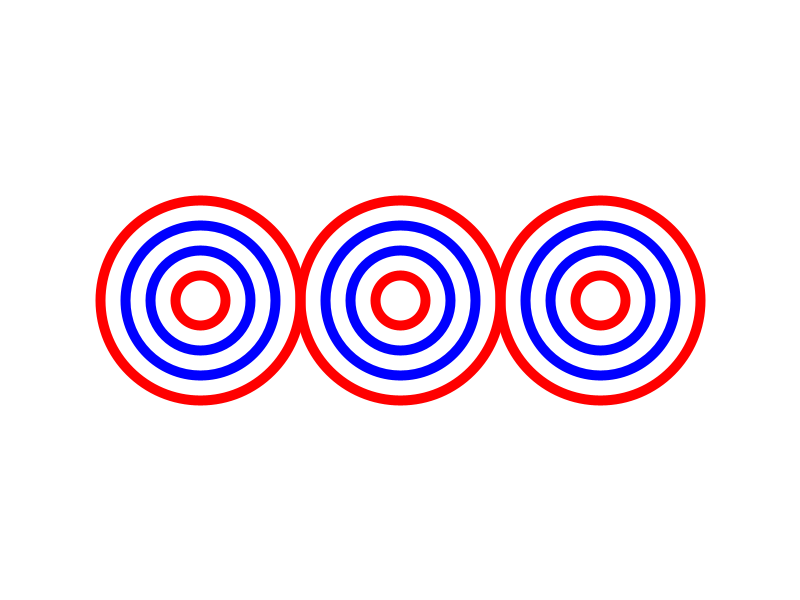
Frame 1 (no input)
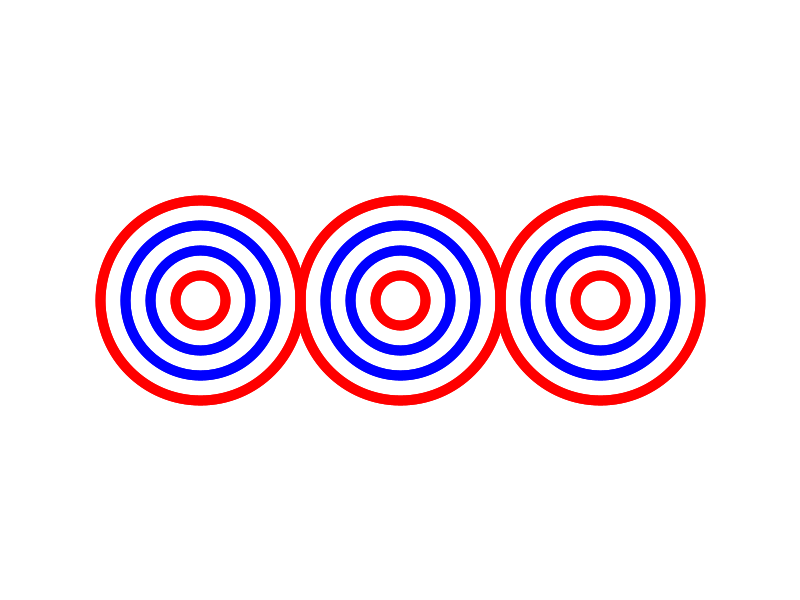
Frame 2 (the mouse pressed at the canvas centre, redrawn once)

The Processing sketch that drew these frames (run headless with seeded random() and noise(); the mouse was pressed at the canvas centre and the sketch redrawn once):

// Processing sketch: call_drawCircles_several_times
// ── call_drawCircles_several_times.pde
// 重新编排这段代码
// 使绘制同心圆的指令都位于一个叫做drawCircles的函数中
void setup() {
  size(800, 600);
  background(255);
  noStroke();
  noLoop(); 
}

void draw() {
  drawCircles(200);
  drawCircles(400);
  drawCircles(600);
}

void drawCircles(float x) {
  noFill();
  strokeWeight(10);
  
  stroke(255, 0, 0);
  ellipse(x, 300, 200, 200);
  
  stroke(0, 0, 255);
  ellipse(x, 300, 150, 150);
  
  stroke(0, 0, 255);
  ellipse(x, 300, 100, 100);
  
  stroke(255, 0, 0);
  ellipse(x, 300, 50, 50);
}
